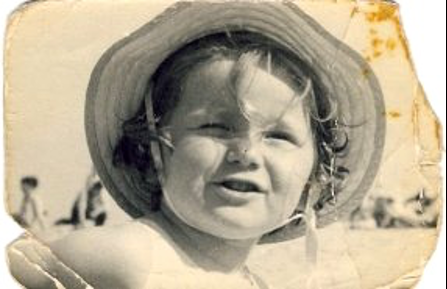
%> input picture img1.png, 447 x 289 px
$ octave Assignment2_21L6053.m   (GNU Octave 9; MATLAB toolbox functions it lacks are replaced by stand-ins)
%> lines starting %> are read from the running program, lines starting %| are printed output that depends on the picture
% Restoring Image 1
% Reading the degraded image
degradedImage = readDegradedImage('img1.png');

% Grayscale conversion
grayscaleImage = convertToGrayscale(degradedImage);

% Removing yellowish tint
adjustedImage = adjustColor(grayscaleImage);

% Gaussian filter to reduce high-frequency noise
smoothedImage = applyGaussianFilter(adjustedImage);

% Sharpening filter to restore edges
sharpenedImage = applySharpening(smoothedImage);

%Edge Smoothing
finalImage = applyEdgeSmoothing(sharpenedImage);

% Final Image
figure, imshow(finalImage), title('Restored Image');

% Restoring image 2
% Reading the degraded image
degradedImage2 = readDegradedImage('img2.png');
% Grayscale conversion
grayscaleImage2 = convertToGrayscale(degradedImage2);

% Image normalization
grayscaleImage2 = im2double(grayscaleImage2);

% Removing yellowish tint
adjustedImage2 = adjustColor(grayscaleImage2);

% Restoring the degraded image
restoredimage2=inpainting(adjustedImage2);
% [18 lines not run here, left out]
function degradedImage = readDegradedImage(imagePath)
%> called with imagePath = 'img1.png'
    degradedImage = imread(imagePath);
%> degradedImage is the input picture: size 289x447x3 uint8; mean R, G, B 180.1, 169.4, 147
    figure, imshow(degradedImage), title('Degraded Image');
end

% Function  for Converting to Grayscale
function grayscaleImage = convertToGrayscale(degradedImage)
    % Converts the input image to grayscale
    degradedImage = im2double(degradedImage);
%> degradedImage: size 289x447x3 double
    if size(degradedImage, 3) == 3
        grayscaleImage = rgb2gray(degradedImage);
    else
        grayscaleImage = degradedImage; % Image is already in grayscale
    end
    figure, imshow(grayscaleImage), title('Degraded Grayscale Image');
end

% Function for Adjusting Color (removing yellowish tint)
function adjustedImage = adjustColor(grayscaleImage)
    adjustedImage = imadjust(grayscaleImage, stretchlim(grayscaleImage), [0.1 1]);
    figure, imshow(adjustedImage), title('Color Adjusted Image');
end

% Function for Applying Gaussian Filter to Smooth Image
function smoothedImage = applyGaussianFilter(adjustedImage)
    % Applies Gaussian filtering to reduce noise in the image
    sigma = 1.5; % Standard deviation for the Gaussian filter
    smoothedImage = imgaussfilt(adjustedImage, sigma);
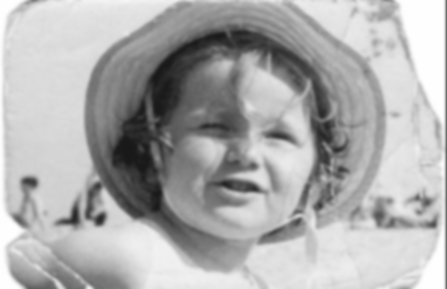
%> smoothedImage: size 289x447 double; min 0.1, max 1, mean 0.681
    figure, imshow(smoothedImage), title('Smoothed Image');
end

% Function for Applying Sharpening Filter to Restore Edges
function sharpenedImage = applySharpening(smoothedImage)
    % Sharpens the smoothed image to restore edges and improve clarity
    sharpenedImage = imsharpen(smoothedImage, 'Radius', 2, 'Amount', 1.5);
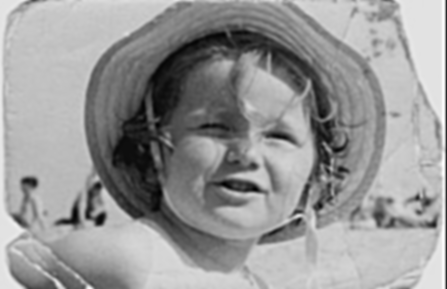
%> sharpenedImage: size 289x447 double; min 0.0371, max 1.12, mean 0.682; drawn with min black and max white
    figure, imshow(sharpenedImage), title('Sharpened Image');
end

% This function is for Image 1 only
% Function for Applying Edge Smoothing and Creating Final Image
function finalImage = applyEdgeSmoothing(sharpenedImage)
    [rows, cols] = size(sharpenedImage);
%> rows = 289; cols = 447

    % Meshgrid to calculate distance from center
    [X, Y] = meshgrid(1:cols, 1:rows);
    centerX = cols / 2;
%> centerX = 223.5
    centerY = rows / 2;
%> centerY = 144.5
    maxRadius = sqrt(centerX^2 + centerY^2); % Maximum distance from the center
%> maxRadius = 266.1
    distanceFromCenter = sqrt((X - centerX).^2 + (Y - centerY).^2); % Euclidean distance from center

    % Threshold radius for applying the mask
    thresholdRadius = 0.6 * maxRadius;
%> thresholdRadius = 159.7
    mask = ones(rows, cols); % Initialize mask with ones (inside center)

    % Applying smoothing mask
    mask(distanceFromCenter > thresholdRadius) = 1 - 1.5 * (distanceFromCenter(distanceFromCenter > thresholdRadius) - thresholdRadius) / (maxRadius - thresholdRadius);
    mask(mask < 0) = 0;  % No negative mask values ensured
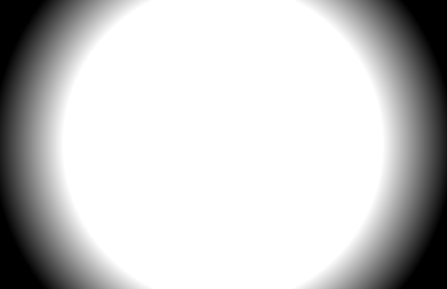
%> mask: size 289x447 double; min 0, max 1, mean 0.783

    % Applying the mask to the sharpened image
    smoothedEdgesImage = sharpenedImage .* mask + 1.2 * (1 - mask);
    smoothedEdgesImage = min(smoothedEdgesImage, 1); % Ensuring pixel values are within the range [0, 1]
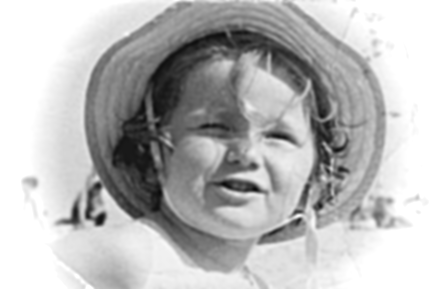
%> smoothedEdgesImage: size 289x447 double; min 0.0371, max 1, mean 0.733
%> call 2 of readDegradedImage, with imagePath = 'img2.png'
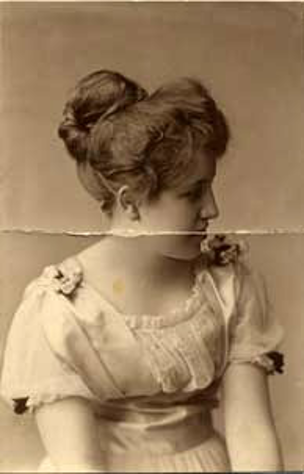
%> input picture img2.png, 304 x 474 px
%> in readDegradedImage, degradedImage is the input picture: size 474x304x3 uint8; mean R, G, B 155.8, 129, 97.2
%> in convertToGrayscale (call 2), `grayscaleImage = rgb2gray(degradedImage);`:
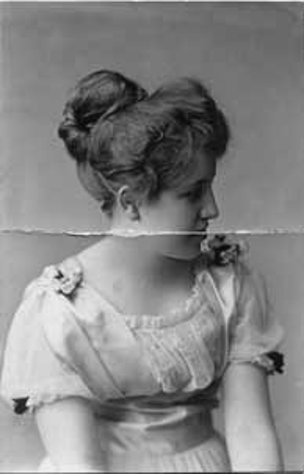
%> grayscaleImage: size 474x304 double; min 0.027, max 0.966, mean 0.523
%> in adjustColor (call 2), `adjustedImage = imadjust(grayscaleImage, stretchlim(grayscaleImage), [..`:
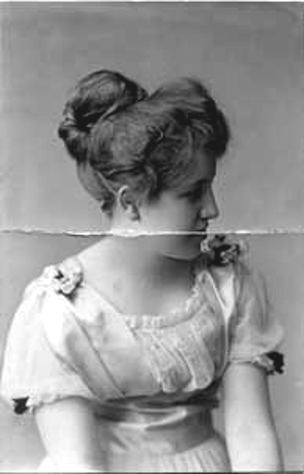
%> adjustedImage: size 474x304 double; min 0.1, max 1, mean 0.584

    % Final image with smoother edges
    finalImage = smoothedEdgesImage;
end

% Function for Denoising the Image
function denoisedImage = denoiseImage(image, sigma)
    denoisedImage = imgaussfilt(image, sigma);
end

% Function for flling corrupted pixels
function outputImage = inpainting(inputImage)
    % Mask for missing or corrupted pixels
    mask = inputImage == 0;  % Assuming degraded pixels are 0
%> mask: size 474x304 logical; every value is 0
    % Converting the mask to a logical array
    mask = logical(mask);
%> (the run ends here)
